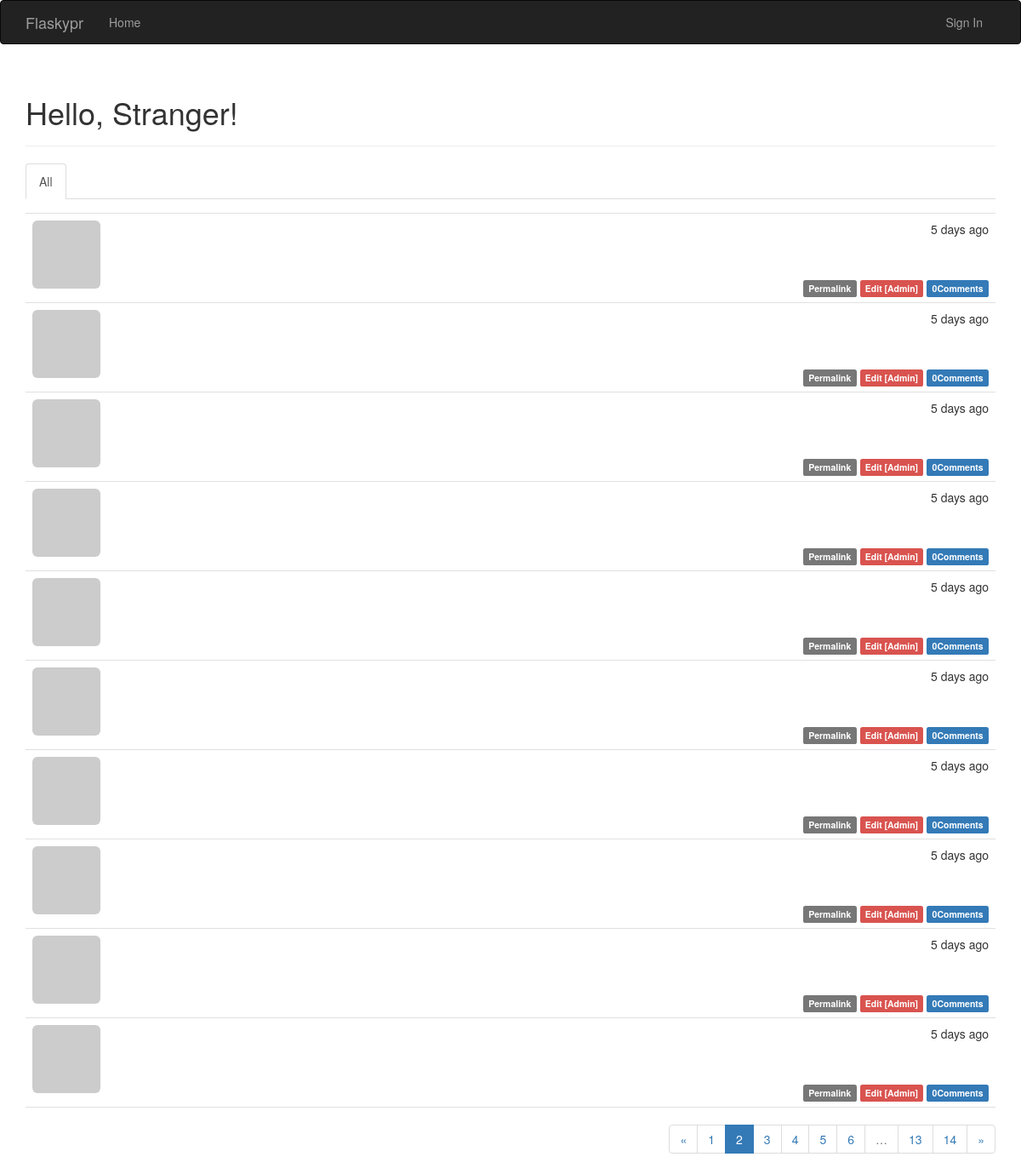
Screenshot of /?page=2 with the database file from the repository.
### app/models.py (models this page shows, shortened)
class Post(db.Model):
    __tablename__ = 'posts'
    id = db.Column(db.Integer, primary_key=True)
    body = db.Column(db.Text)
    timestamp = db.Column(db.DateTime, index=True, default=datetime.datetime.utcnow)
    author_id = db.Column(db.Integer, db.ForeignKey('users.id'))
    body_html = db.Column(db.Text)
    comments = db.relationship('Comment', backref='post', lazy='dynamic')

### app/main/views.py (the view)
@main.route('/', methods=['GET', 'POST'])
def index():
    form = PostForm()
    if current_user.can(Permission.WRITE_ARTICLES) and \
        form.validate_on_submit():
        post = Post(body=form.body.data,
                    author=current_user._get_current_object())
        db.session.add(post)
        return redirect(url_for('.index'))
    page = request.args.get('page', 1, type=int)
    show_followed = False
    if current_user.is_authenticated:
        show_followed = bool(request.cookies.get('show_followed', ''))
    if show_followed:
        query = current_user.followed_posts
    else:
        query = Post.query
    pagination = query.order_by(Post.timestamp.desc()).paginate(
        page, per_page=int(current_app.config['FLASKY_POSTS_PER_PAGE']),
        error_out=False)
    posts = pagination.items
    return render_template('index.html', form=form, posts=posts, pagination=pagination)

### app/auth/views.py (called while the page is built)
@auth.before_app_request
def before_request():
    if current_user.is_authenticated:
        current_user.ping()
        if not current_user.confirmed \
            and request.endpoint[:5] != 'auth.'\
                and request.endpoint != 'static':
            return redirect(url_for('auth.unconfirmed'))

### app/main/__init__.py (called while the page is built)
@main.app_context_processor
def inject_permissions():
    return dict(Permission=Permission)

### app/models.py (called while the page is built)
    def gravatar(self, size=100, default='identicon', rating='g'):
        if request.is_secure:
            url = 'https://secure.gravatar.com/avatar'
        else:
            url = 'http://www.gravatar.com/avatar'
        hash = self.avatar_hash or hashlib.md5(self.email.encode('utf-8')).hexdigest()
        return '{url}/{hash}?s={size}&d={default}&r={rating}'.format(
            url=url, hash=hash, size=size, default=default, rating=rating
        )

    def can(self, permissions):
        return False

### app/templates/index.html (shortened to what this page needs)
{% extends "base.html" %}
{% import "bootstrap/wtf.html" as wtf %}
{% import "_macros.html" as macros %}
{% block page_content %}
<div class="page-header">
    <h1>Hello, {% if current_user.is_authenticated %}{{ current_user.username }}{% else %}Stranger{% endif %}!</h1>
</div>
<div class="post-tabs">
    <ul class="nav nav-tabs">
        <li{% if not show_followed %} class="active"{% endif %}><a href="{{ url_for('.show_all') }}">All</a></li>
    </ul>
    {% include '_posts.html' %}
</div>
<div class="pagination">
    {{ macros.pagination_widget(pagination, '.index') }}
</div>
{% endblock %}

### app/templates/_posts.html (shortened to what this page needs)
<ul class="posts">
    {% for post in posts %}
    <li class="post">
        <div class="post-thumbnail">
            <a href="{{ url_for('.user', username=post.author.username) }}">
                <img class="img-rounded profile-thumbnail" src="{{ post.author.gravatar(size=40) }}">
            </a>
        </div>
        <div class="post-content">
            <div class="post-date">{{ moment(post.timestamp).fromNow() }}</div>
            <div class="post-author"><a href="{{ url_for('.user', username=post.author.username) }}">{{ post.author.username }}</a></div>
        </div>
        <div class="post-body">
        </div>
        <div class="post-footer">
            <a href="{{ url_for('.post', id=post.id) }}">
                <span class="label label-default">Permalink</span>
            </a>
            {% if current_user == post.author %}
            <a href="url_for('.edit', id=post.id)">
                <span class="label label-primary">Edit</span>
            </a>
            {% elif current_user.is_administrator %}
            <a href="{{ url_for('.edit', id=post.id) }}">
                <span class="label label-danger">Edit [Admin]</span>
            </a>
            {% endif %}
             <a href="{{ url_for('.post', id=post.id) }}#comments">
                <span class="label label-primary">{{ post.comments.count()  }}Comments</span>
            </a>
        </div>
    </li>
    {% endfor %}
</ul>

### app/static/styles.css (style rules this page uses)
.profile-thumbnail { position: absolute; }
ul.posts { list-style-type: none; padding: 0px; margin: 16px 0px 0px 0px; border-top: 1px solid #e0e0e0; }
ul.posts li.post { padding: 8px; border-bottom: 1px solid #e0e0e0; }
div.post-date { float: right; }
div.post-author { font-weight: bold; }
div.post-thumbnail { position: absolute; }
div.post-content { margin-left: 48px; min-height: 48px; }
div.post-footer { text-align: right; }
div.pagination { width: 100%; text-align: right; padding: 0px; margin: 0px; }

### rows the page displays
Post: timestamp "5 days ago", comments.count "0"
Post: timestamp "5 days ago", comments.count "0"
Post: timestamp "5 days ago", comments.count "0"
Post: timestamp "5 days ago", comments.count "0"
Post: timestamp "5 days ago", comments.count "0"
Post: timestamp "5 days ago", comments.count "0"
Post: timestamp "5 days ago", comments.count "0"
Post: timestamp "5 days ago", comments.count "0"
Post: timestamp "5 days ago", comments.count "0"
Post: timestamp "5 days ago", comments.count "0"

### other values shown
{{ p }} "1" "3" "4" "5" "6" "13" "14"
{{ p }} "2"
